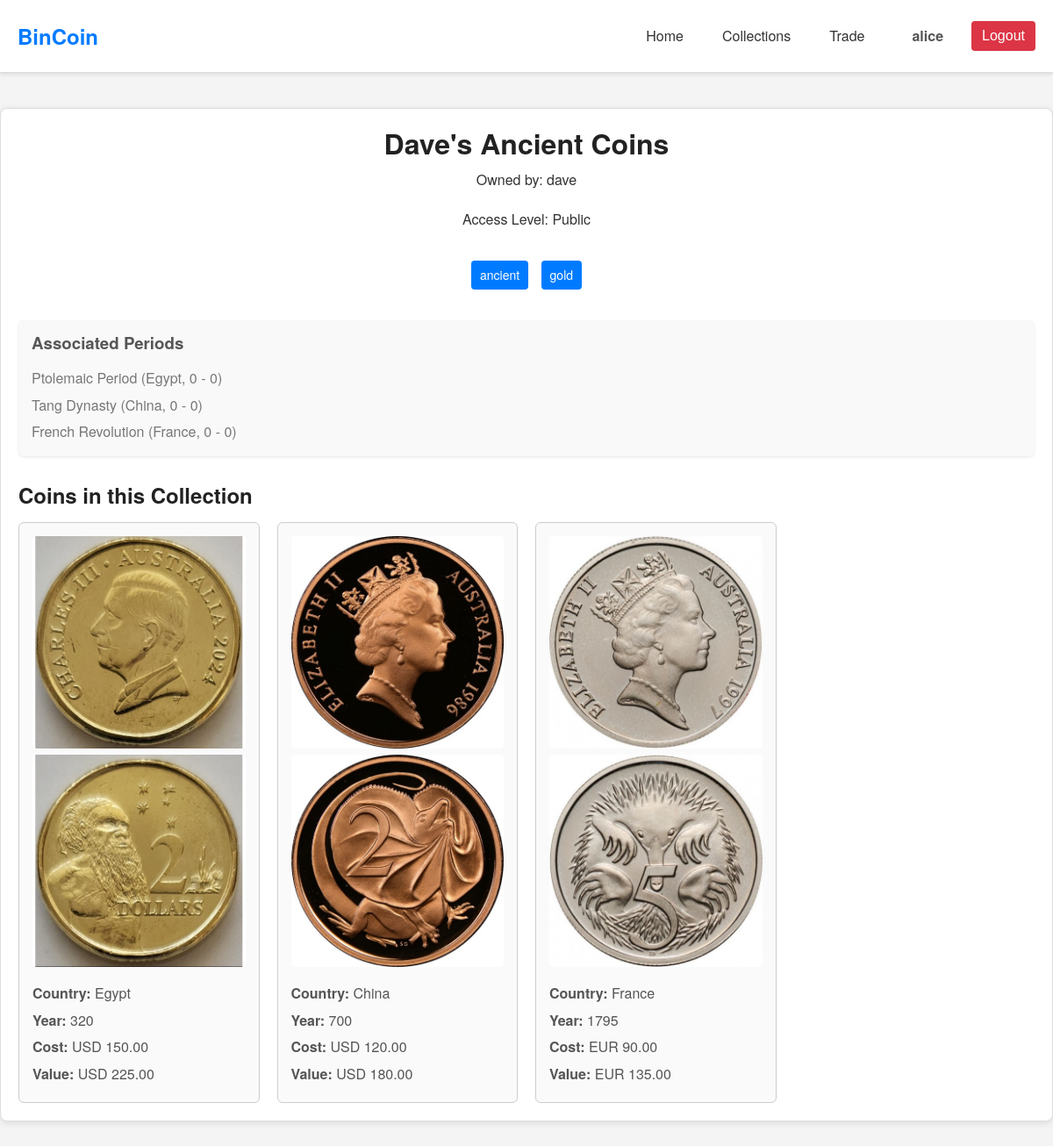
/php/collection_details.php?collection_id=5 (signed in), run on an earlier commit of the app's database.
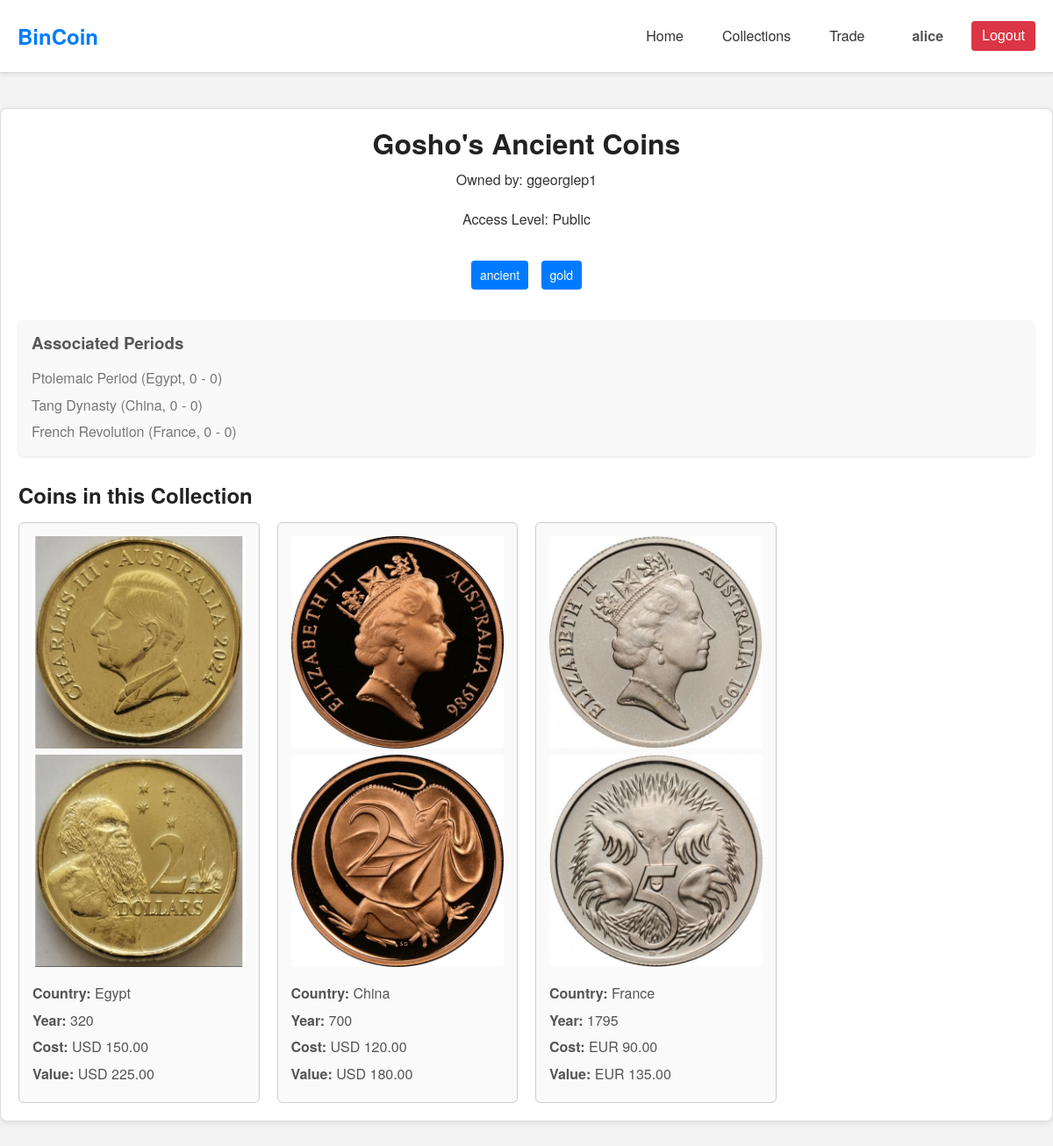
And on a later commit of the database.
### tables this page shows
CREATE TABLE `coin_collection` (
    `id` INT AUTO_INCREMENT PRIMARY KEY,
    `name` VARCHAR(255) NOT NULL,
    `user_name` VARCHAR(255) NOT NULL,
    `access` VARCHAR(255) NOT NULL,
    FOREIGN KEY (`user_name`) REFERENCES `user`(`name`) ON DELETE CASCADE
);

CREATE TABLE `collection_tag` (
    `id` INT AUTO_INCREMENT PRIMARY KEY,
    `name` VARCHAR(255) NOT NULL,
    `collection_id` INT NOT NULL,
    FOREIGN KEY (`collection_id`) REFERENCES `coin_collection`(`id`) ON DELETE CASCADE
);

CREATE TABLE `period` (
    `id` INT AUTO_INCREMENT PRIMARY KEY,
    `country` VARCHAR(100) NOT NULL,
    `from` YEAR NOT NULL,
    `to` YEAR NOT NULL,
    `name` VARCHAR(255) NOT NULL
);

CREATE TABLE `coin` (
    `id` INT AUTO_INCREMENT PRIMARY KEY,
    `cost` DECIMAL(10, 2) NOT NULL,
    `value` DECIMAL(10, 2) NOT NULL,
    `currency` VARCHAR(50) NOT NULL,
    `front_path` VARCHAR(255) NOT NULL,
    `back_path` VARCHAR(255) NOT NULL,
    `country` VARCHAR(100) NOT NULL,
    `year` INT NOT NULL,
    `coin_collection_id` INT NOT NULL,
    FOREIGN KEY (`coin_collection_id`) REFERENCES `coin_collection`(`id`) ON DELETE CASCADE
);

### php/collection_details.php (called while the page is built, shortened)
<?php
$collection_id = isset($_GET['collection_id']) ? intval($_GET['collection_id']) : 0;
$conn = new mysqli(SERVERNAME, USERNAME, PASSWORD, DBNAME);
$collection_sql = "SELECT `id`, `name`, `user_name`, `access` FROM `coin_collection` WHERE `id` = ?";
$stmt_collection = $conn->prepare($collection_sql);
$stmt_collection->bind_param("i", $collection_id);
$stmt_collection->execute();
$result_collection = $stmt_collection->get_result();
$collection = $result_collection->fetch_assoc();
$coins_sql = "SELECT `id`, `cost`, `value`, `currency`, `front_path`, `back_path`, `country`, `year` FROM `coin` WHERE `coin_collection_id` = ?";
$stmt_coins = $conn->prepare($coins_sql);
$stmt_coins->bind_param("i", $collection_id);
$stmt_coins->execute();
$result_coins = $stmt_coins->get_result();
$coins = $result_coins->fetch_all(MYSQLI_ASSOC);
$tags_sql = "SELECT `name` FROM `collection_tag` WHERE `collection_id` = ?";
$stmt_tags = $conn->prepare($tags_sql);
if ($stmt_tags) {
    $stmt_tags->bind_param("i", $collection_id);
    $stmt_tags->execute();
    $result_tags = $stmt_tags->get_result();
    $tags = $result_tags->fetch_all(MYSQLI_ASSOC);
} else {
    $tags = [];
}
$periods_sql = "SELECT p.`name`, p.`country`, p.`from`, p.`to` FROM `period` p
               JOIN `coin_period` cp ON p.`id` = cp.`period_id`
               JOIN `coin` c ON cp.`coin_id` = c.`id`
               WHERE c.`coin_collection_id` = ?";
$stmt_periods = $conn->prepare($periods_sql);
if ($stmt_periods) {
    $stmt_periods->bind_param("i", $collection_id);
    $stmt_periods->execute();
    $result_periods = $stmt_periods->get_result();
    $periods = $result_periods->fetch_all(MYSQLI_ASSOC);
} else {
    $periods = [];
}
include "../components/collection_details_page.php";
?>

### components/collection_details_page.php (the view, shortened to what this page needs)
<!DOCTYPE html>
<html lang="en">
<head>
    <link rel="stylesheet" href="../css/theme.css">
    <link rel="stylesheet" href="../css/collections.css">
</head>
<body>
    <?php include '../components/header.php'; ?>
    <div class="collection-details-container">
        <div class="collection-header">
            <h1><?= htmlspecialchars($collection['name']); ?></h1>
            <p>Owned by: <?= htmlspecialchars($collection['user_name']); ?></p>
            <p>Access Level: <?= ucfirst(htmlspecialchars($collection['access'])); ?></p>
        </div>
        <?php if (!empty($tags)): ?>
            <div class="collection-tags">
                <?php foreach ($tags as $tag): ?>
                    <span class="tag"><?= htmlspecialchars($tag['name']); ?></span>
                <?php endforeach; ?>
            </div>
        <?php endif; ?>
        <?php if (!empty($periods)): ?>
            <div class="collection-meta">
                <div>
                    <h3>Associated Periods</h3>
                    <?php foreach ($periods as $period): ?>
                        <p><?= htmlspecialchars($period['name']) . " (" . htmlspecialchars($period['country']) . ", " . htmlspecialchars($period['from']) . " - " . htmlspecialchars($period['to']) . ")"; ?></p>
                    <?php endforeach; ?>
                </div>
            </div>
        <?php endif; ?>
        <?php if (count($coins) > 0): ?>
            <h2>Coins in this Collection</h2>
            <div class="coins-list">
                <?php foreach ($coins as $coin): ?>
                    <div class="coin-card">
                        <?php
                        $front_image = $coin['front_path'];
                        ?>
                        <img src="<?= htmlspecialchars($front_image); ?>" alt="Front Image of <?= htmlspecialchars($coin['country']); ?> Coin">
                        <?php
                        $back_image =$coin['back_path'];
                        ?>
                        <img src="<?= htmlspecialchars($back_image); ?>" alt="Back Image of <?= htmlspecialchars($coin['country']); ?> Coin">
                        <div class="coin-details">
                            <p><strong>Country:</strong> <?= htmlspecialchars($coin['country']); ?></p>
                            <p><strong>Year:</strong> <?= htmlspecialchars($coin['year']); ?></p>
                            <p><strong>Cost:</strong> <?= htmlspecialchars($coin['currency']) . " " . htmlspecialchars(number_format($coin['cost'], 2)); ?></p>
                            <p><strong>Value:</strong> <?= htmlspecialchars($coin['currency']) . " " . htmlspecialchars(number_format($coin['value'], 2)); ?></p>
                        </div>
                    </div>
                <?php endforeach; ?>
            </div>
        <?php else: ?>
            <p>No coins found in this collection.</p>
        <?php endif; ?>
    </div>
</body>
</html>

### components/header.php (shortened to what this page needs)
<header>
    <div class="navbar">
        <div class="title">BinCoin</div>
        <div class="nav-buttons">
            <a href="dashboard.php">Home</a>
            <a href="collections.php">Collections</a>
            <a href="trade.php">Trade</a>
            <a href="user_profile.php?user=<?= htmlspecialchars($_SESSION['username']); ?>"><span
                    class="username"><?= htmlspecialchars($_SESSION['username']); ?></span></a>
            <form action="logout.php" method="POST" style="display: inline;">
                <button type="submit" class="logout-button">Logout</button>
            </form>
        </div>
    </div>
</header>

### css/theme.css (style rules this page uses)
* { margin: 0; padding: 0; box-sizing: border-box; }
html { font-size: 16px; }
body { font-family: 'Helvetica Neue', Arial, sans-serif; line-height: 1.6; color: #333; background-color: #f4f4f4; }
h1, h2, h3, h4, h5, h6 { color: #222; margin-bottom: 1rem; line-height: 1.2; }
header { background-color: #ffffff; box-shadow: 0 2px 4px rgba(0, 0, 0, 0.1); position: sticky; top: 0; z-index: 1000; }
.navbar { display: flex; justify-content: space-between; align-items: center; max-width: 1200px; margin: 0 auto; padding: 10px 20px; }
.navbar .title { font-size: 1.5rem; font-weight: bold; color: #007BFF; text-decoration: none; }
.nav-buttons { display: flex; align-items: center; }
.nav-buttons a { margin: 0 10px; padding: 8px 12px; color: #333333; border-radius: 4px; transition: background-color 0.3s ease, color 0.3s ease; }
.nav-buttons .username { margin: 0 10px; font-weight: bold; color: #555555; }
.logout-button { background-color: #dc3545; color: #ffffff; padding: 8px 12px; border: none; border-radius: 4px; cursor: pointer; transition: background-color 0.3s ease; font-size: 1rem; }
p { margin-bottom: 1.2rem; }
a { color: #007BFF; text-decoration: none; transition: color 0.3s ease; }
header { background-color: #ffffff; border-bottom: 1px solid #ddd; padding: 10px 0; }
button, .btn { display: inline-block; background-color: #007BFF; color: #ffffff; padding: 10px 20px; border: none; border-radius: 4px; cursor: pointer; font-size: 1rem; transition: background-color 0.3s ease; text-decoration: none; text-align: center; }
form { display: flex; flex-direction: column; }

### components/collection_details_page.php (style rules this page uses)
.collection-details-container { max-width: 1200px; margin: 40px auto; padding: 20px; background-color: #ffffff; border: 1px solid #ddd; border-radius: 8px; box-shadow: 0 2px 8px rgba(0, 0, 0, 0.1); }
.collection-header { text-align: center; margin-bottom: 30px; color: #333; }
.collection-header h1 { margin-bottom: 10px; }
.collection-meta { display: flex; flex-wrap: wrap; gap: 20px; justify-content: center; margin-bottom: 30px; }
.collection-meta div { flex: 1 1 200px; background-color: #f9f9f9; padding: 15px; border-radius: 6px; box-shadow: 0 1px 3px rgba(0, 0, 0, 0.1); }
.collection-meta div h3 { margin-top: 0; color: #555; }
.collection-meta div p { margin: 5px 0 0 0; color: #777; }
.collection-tags { text-align: center; margin-bottom: 30px; }
.collection-tags .tag { display: inline-block; background-color: #007BFF; color: #fff; padding: 5px 10px; margin: 5px; border-radius: 4px; font-size: 14px; }
.coins-list { display: grid; grid-template-columns: repeat(auto-fill, minmax(250px, 1fr)); gap: 20px; }
.coin-card { border: 1px solid #ccc; border-radius: 6px; padding: 15px; background-color: #fafafa; transition: box-shadow 0.3s; }
.coin-card img { max-width: 100%; height: auto; border-radius: 4px; }
.coin-details { margin-top: 10px; }
.coin-details p { margin: 5px 0; color: #555; }

What changed in the data, as far as the page shows it:
changed coin_collection "Public": name "Dave's Ancient Coins" → "Gosho's Ancient Coins"; user_name "dave" → "ggeorgiep1"
